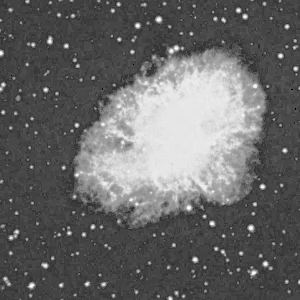
%> input picture Lab5-Segmentation/assets/crabpulsar.tif, 300 x 300 px
$ octave task_1.m   (GNU Octave 9; MATLAB toolbox functions it lacks are replaced by stand-ins)
%> lines starting %> are read from the running program, lines starting %| are printed output that depends on the picture
clear all
close all
f = imread('../assets/crabpulsar.tif');
%> f is the input picture: size 300x300 uint8; min 0, max 255, mean 102.8
w = [-1 -1 -1;
     -1  8 -1;
     -1 -1 -1];
g1 = abs(imfilter(f, w));     % point detected
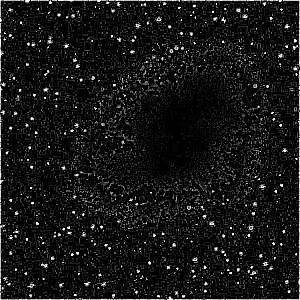
%> g1: size 300x300 uint8; min 0, max 255, mean 20.9
se = strel("disk",1);
g2 = imerode(g1, se);         % eroded
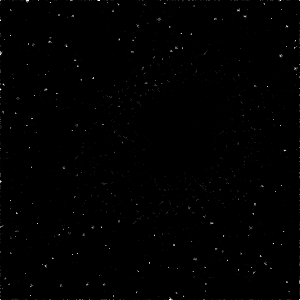
%> g2: size 300x300 uint8; min 0, max 255, mean 1
threshold = 100;
g3 = uint8((g2 >= threshold)*255); % thresholded
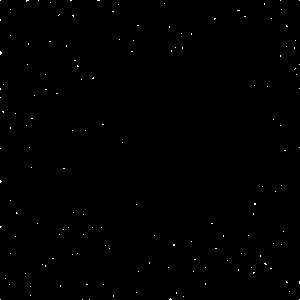
%> g3: size 300x300 uint8; 0.27% white in thin lines or dots
montage({f, g1, g2, g3});
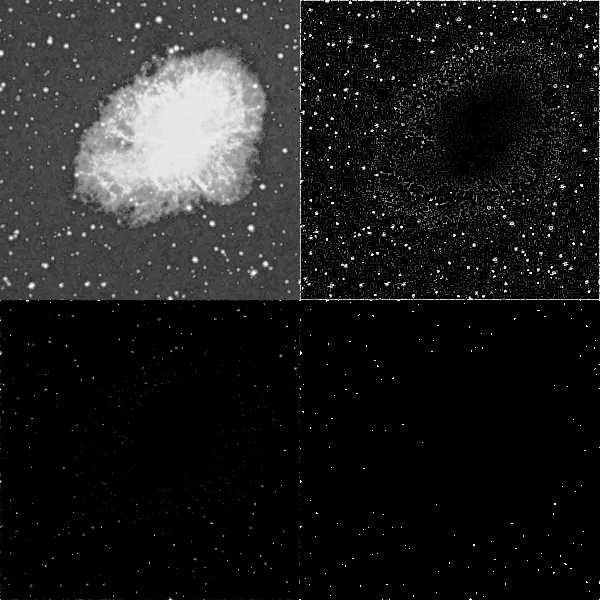
%> displayed picture: size 600x600, on the screen's scale of 0 to 255; min 0, max 255, mean 31.3
title('(1): Original image, (2): Point detected image, (3): Eroded image, (4): Image with threshold')
